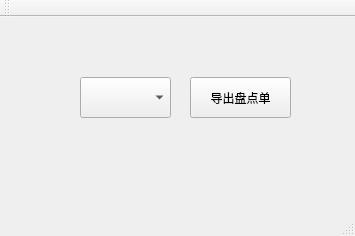
<?xml version="1.0" encoding="UTF-8"?>
<ui version="4.0">
 <class>MainWindow</class>
 <widget class="QMainWindow" name="MainWindow">
  <property name="geometry">
   <rect>
    <x>0</x>
    <y>0</y>
    <width>355</width>
    <height>236</height>
   </rect>
  </property>
  <property name="windowTitle">
   <string>MainWindow</string>
  </property>
  <widget class="QWidget" name="centralWidget">
   <widget class="QComboBox" name="cbWareH">
    <property name="geometry">
     <rect>
      <x>80</x>
      <y>60</y>
      <width>91</width>
      <height>41</height>
     </rect>
    </property>
   </widget>
   <widget class="QPushButton" name="btnExport">
    <property name="geometry">
     <rect>
      <x>190</x>
      <y>60</y>
      <width>101</width>
      <height>41</height>
     </rect>
    </property>
    <property name="text">
     <string>导出盘点单</string>
    </property>
   </widget>
  </widget>
  <widget class="QMenuBar" name="menuBar">
   <property name="geometry">
    <rect>
     <x>0</x>
     <y>0</y>
     <width>355</width>
     <height>23</height>
    </rect>
   </property>
  </widget>
  <widget class="QToolBar" name="mainToolBar">
   <attribute name="toolBarArea">
    <enum>TopToolBarArea</enum>
   </attribute>
   <attribute name="toolBarBreak">
    <bool>false</bool>
   </attribute>
  </widget>
  <widget class="QStatusBar" name="statusBar"/>
 </widget>
 <layoutdefault spacing="6" margin="11"/>
 <resources/>
 <connections/>
</ui>
